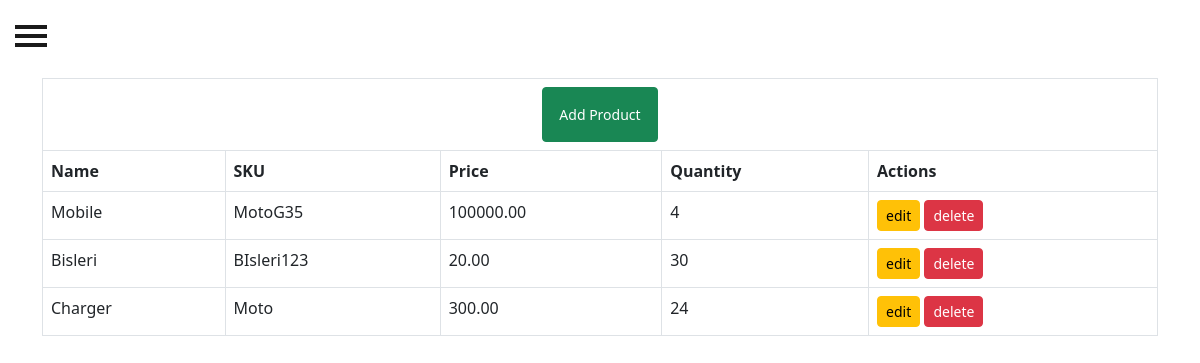
The app's page /products/, older data.
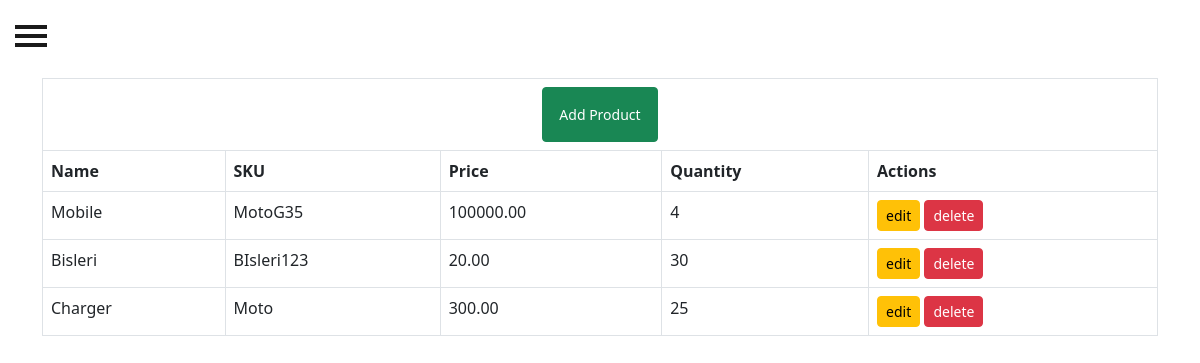
The same page, newer data.
### inventory/models.py (models this page shows, shortened)
class Product(models.Model):
    name=models.CharField(max_length=100)
    sku=models.CharField(max_length=100, unique=True)
    description=models.TextField(blank=True, null=True)
    price=models.DecimalField(max_digits=10,decimal_places=2)
    quantity=models.PositiveIntegerField(default=0)
    created_at=models.DateTimeField(auto_now_add=True)

### inventory/views.py (the view)
# urls.py: path('products/',view_product,name='product_list'),
def view_product(request):
    products=Product.objects.all()
    return render(request,'product/view_product.html',{'products':products})

### inventory/templates/product/view_product.html
{% extends "base.html" %}
{% load static %}
{% block content %}
        <div class="container">
            <div class="mt-2" >
                <table class="table table-bordered ">
                    <tr>
                        <th style="text-align: center; vertical-align: middle;" colspan='5' ><a class="btn btn-sm btn-success p-3 " href={% url 'add_product' %}>Add Product</a></th>
                    </tr>
                    <tr>
                        <th>Name</th>
                        <th>SKU</th>
                        <th>Price</th>
                        <th>Quantity</th>
                        <th>Actions</th>
                    </tr>
                    {% for p in products %}
                    <tr>
                        <td>{{p.name}}</td>
                        <td>{{p.sku}}</td>
                        <td>{{p.price}}</td>
                        <td>{{p.quantity}}</td>
                        <td>
                            <a href={% url 'edit_product' p.id %}><button class="btn btn-warning btn-sm">edit</button></a>
                            <a href={% url 'delete_product' p.id %}><button class="btn btn-danger btn-sm">delete</button></a>
                        </td>
                    </tr>
                    {% endfor %}
                </table>
            </div>
        </div>
{% endblock %}

Row changes from the older to the newer data that the page shows:
changed Product "Charger": quantity "24" → "25"
